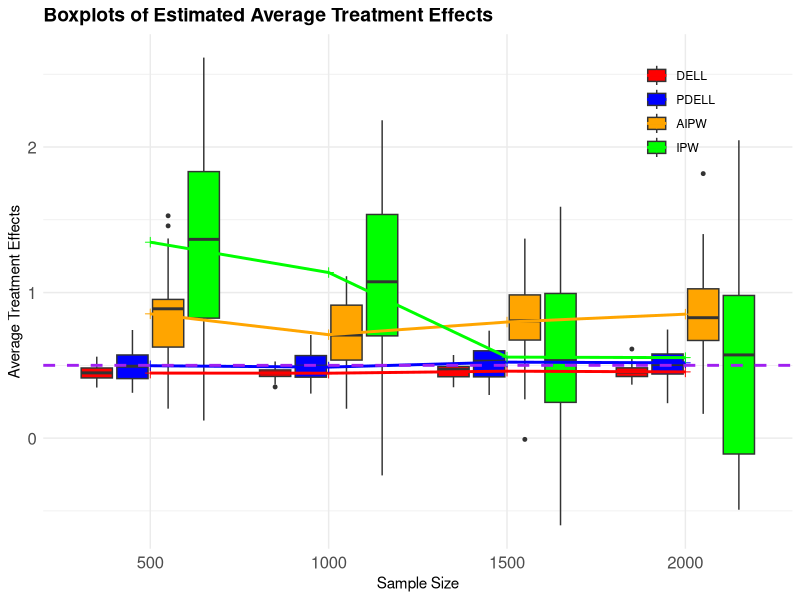

Source code (R):
# 加载必要的包
library(ggplot2)
library(dplyr)

# 设置随机种子，保证结果可复现
set.seed(123)

# 样本大小
sample_sizes <- c(500, 1000, 1500, 2000)

# 方法
methods <- c("DELL", "PDELL", "AIPW", "IPW")

# 生成数据框
data <- expand.grid(SampleSize = sample_sizes, Method = methods, Replicate = 1:30)

# 为每个方法生成不同的值
data <- data %>%
  mutate(Value = case_when(
    Method == "DELL"  ~ rnorm(n(), mean = 0.45, sd = 0.05),
    Method == "PDELL" ~ rnorm(n(), mean = 0.5, sd = 0.1),
    Method == "AIPW"  ~ rnorm(n(), mean = 0.8, sd = 0.3),
    Method == "IPW"   ~ rnorm(n(), mean = 1.5 - 0.5 * (SampleSize / 1000), sd = 0.6)
  ))

# 真实值（基准线）
real_value <- 0.5

# 计算每个方法在每个样本大小下的均值
method_means <- data %>%
  group_by(SampleSize, Method) %>%
  summarise(MeanValue = mean(Value), .groups = 'drop')

# 绘图
ggplot(data, aes(x = factor(SampleSize), y = Value, fill = Method)) +
  geom_boxplot(outlier.size = 1, position = position_dodge(width = 0.8), width = 0.7) +  # 箱线图
  geom_line(data = method_means, aes(x = factor(SampleSize), y = MeanValue, color = Method, group = Method), 
            size = 1) +  # 方法的均值线
  geom_point(data = method_means, aes(x = factor(SampleSize), y = MeanValue, color = Method), 
             size = 2, shape = 3) +  # 添加均值点
  geom_hline(yintercept = real_value, linetype = "dashed", color = "purple", size = 1) +  # 真实值的虚线
  scale_fill_manual(values = c("DELL" = "red", "PDELL" = "blue", "AIPW" = "orange", "IPW" = "green")) + 
  scale_color_manual(values = c("DELL" = "red", "PDELL" = "blue", "AIPW" = "orange", "IPW" = "green")) +
  labs(
    title = "Boxplots of Estimated Average Treatment Effects",
    x = "Sample Size",
    y = "Average Treatment Effects"
  ) +
  theme_minimal() +
  theme(
    legend.title = element_blank(),
    legend.position = c(0.85, 0.85),
    axis.text.x = element_text(size = 12),
    axis.text.y = element_text(size = 12),
    plot.title = element_text(size = 14, face = "bold")
  )
